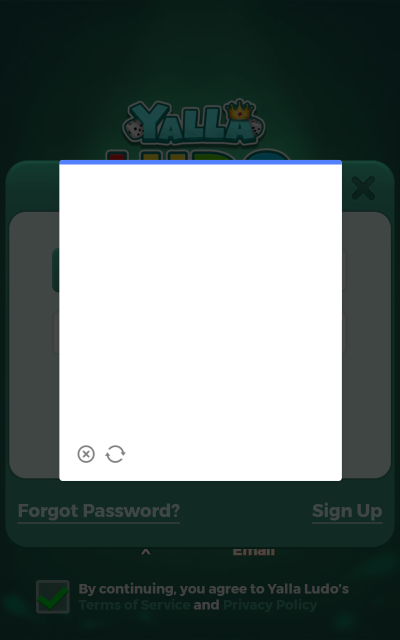
#> input picture today_downloads/reward_collect/now.png, 800 x 1280 px (shown at 1/2 size)
$ python -i color_indexed_captcha_solver.py   (imports and definitions only)   (older library calls are emulated)
#> lines starting #> are read from the running program, lines starting #| are printed output that depends on the picture; after the words box and inside, x2 and y2 are one past the last pixel; in counts of white or black regions, pixels touching at a corner belong together
#> further down, picture is the input picture: shape (1280, 800, 3); mean B, G, R 112.5, 115.4, 102.8
"""
================================================================================
COLOR-INDEXED & UNIVERSAL DYNAMIC GEOMETRIC CAPTCHA SOLVER FOR YALLA LUDO
================================================================================
Handles all GeeTest Captcha variants:
- Classic Jigsaw Puzzle (notches/tabs)
- Triangular / Arrow 3D Geometric Puzzles
- Star Geometric Puzzles (New Canvas with multi-shadow distractors)
- Hexagon / Glass Translucent Shapes

Key Principles:
1. Moving piece on the left is semi-transparent / glass with specular highlights.
   Detected via Canny + Sobel gradient magnitude with morphological closing.
2. The moving piece NEVER moves vertically (its Y coordinate is physically fixed).
   All true matching slots must satisfy |scy - pcy| <= 25px.
3. Shadows (cutouts) are dark regions on the right side.
   Distractors (like top/bottom off-axis shapes) are filtered by Y-alignment and aspect ratio.
4. Target Knob X is constrained to physical slider track (310..525).
5. Drag executed via human-like touch swipe (430-490ms), bypassing GeeTest bot detector.
================================================================================
"""

import os
import sys
import random
import subprocess
import time
import cv2
import numpy as np

CURRENT_DIR = os.path.dirname(os.path.abspath(__file__))
PARENT_DIR = os.path.dirname(CURRENT_DIR)
if CURRENT_DIR not in sys.path:
    sys.path.insert(0, CURRENT_DIR)
if PARENT_DIR not in sys.path:
    sys.path.append(PARENT_DIR)

try:
    from airplane_mode import ADB_BIN, get_device_port
except Exception:
    ADB_BIN = os.path.join(PARENT_DIR, "platform-tools", "adb.exe")
    def get_device_port(d): return 5037


# Color profile calibrated fallbacks for MEmu 800x1280
COLOR_FALLBACKS_800P = {
    "Turquoise/Cyan": [385, 535, 550, 407, 410],
    "Green":          [390, 465, 535, 550, 428],
    "Blue":           [370, 515, 552, 340, 391],
    "Pink/Red":       [355, 418, 545, 500, 351],
    "Yellow/Orange":  [377, 527, 465, 381],
    "Default":        [410, 535, 370, 550, 428],
}


class ColorIndexedCaptchaSolver:
    def __init__(self, device_id: str = None):
        self.device_id = device_id

    # [83 lines left out: functions wait_for_captcha_loaded, capture_frame, not called in this run]

    def find_slider_knob(self, img: np.ndarray) -> tuple[int, int, int, int]:
        """Finds blue slider knob (kx, ky, kw, kh) with robust calibrated fallback."""
        if img is not None:
            hsv = cv2.cvtColor(img, cv2.COLOR_BGR2HSV)
#> hsv: shape (1280, 800, 3); mean H, S, V 52.5, 94.9, 116.1
            blue_mask = cv2.inRange(hsv, np.array([95, 90, 110]), np.array([140, 255, 255]))
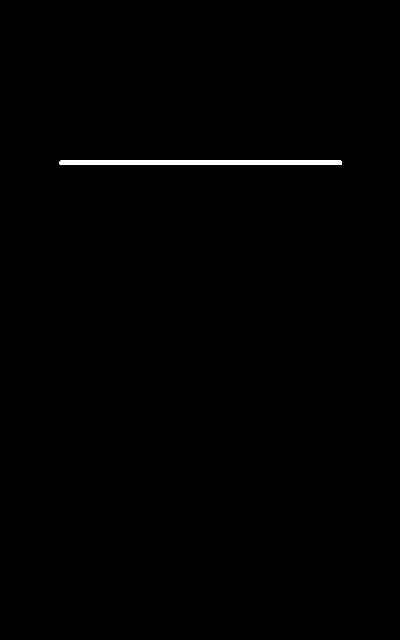
#> blue_mask: shape (1280, 800) (shown at 1/2 size); 0.5% white; 1 white region
            contours, _ = cv2.findContours(blue_mask, cv2.RETR_EXTERNAL, cv2.CHAIN_APPROX_SIMPLE)
#> contours = 1 contour; box (x1, y1, x2, y2) and area: (119, 320, 684, 329) 4501
            for c in contours:
                x, y, w, h = cv2.boundingRect(c)
                if w > 40 and h > 30 and y > 600:
                    return (x + w // 2, y + h // 2, w, h)
#> this loop made 1 pass
#> (x, y, w, h) on pass 1: (119, 320, 565, 9)
            ih, iw, _ = img.shape
#> ih = 1280; iw = 800
            if iw <= 900:
                return (217, 810, 135, 84)
            return (293, 1490, 180, 110)
        return (217, 810, 135, 84)

    # [266 lines left out: functions is_captcha_present, classify_canvas_color, detect_cutout_targets, execute_drag, solve, not called in this run]


# [6 lines not run here, left out]

>>> import cv2
>>> picture = cv2.imread('now.png')
>>> result = ColorIndexedCaptchaSolver().find_slider_knob(picture)
#> result = (217, 810, 135, 84)
